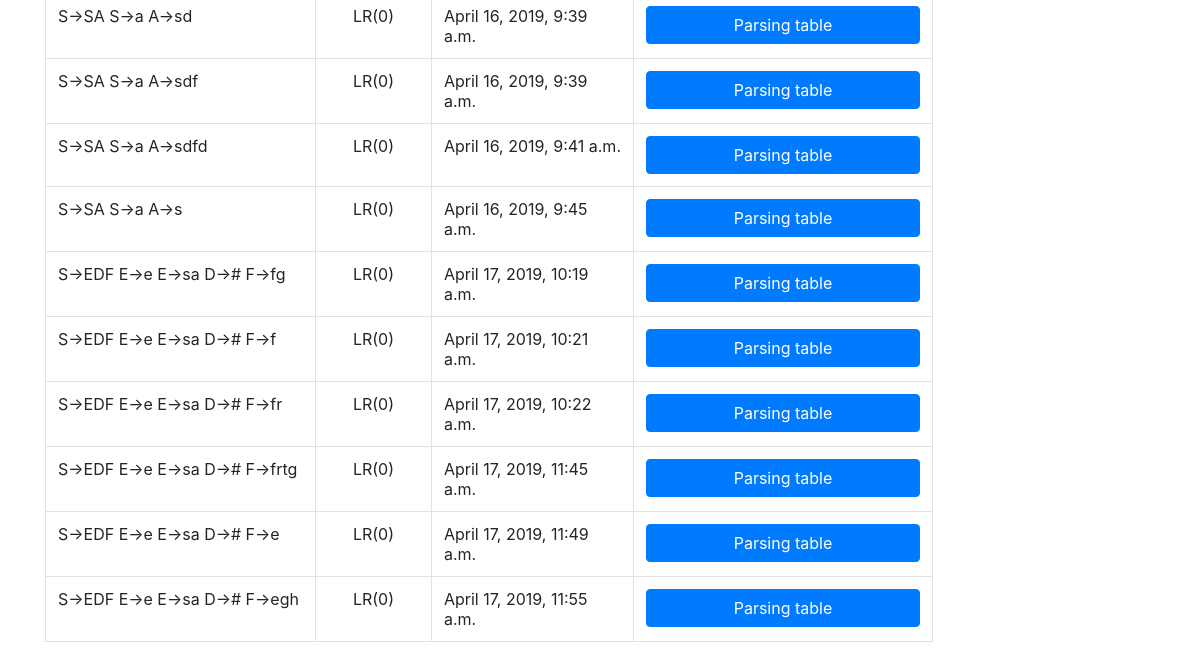
Page /user/ (signed in, lower part) on the earlier database version.
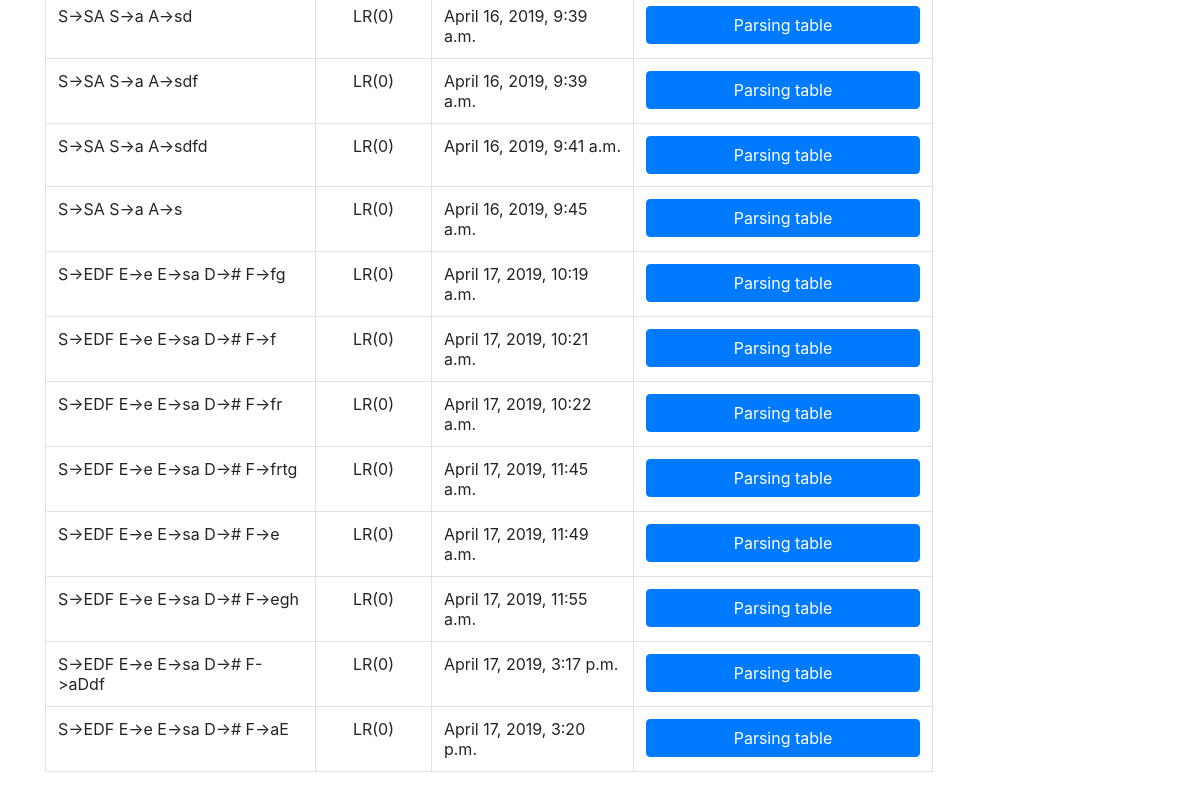
Same page on the later database version.
### main/models.py (models this page shows, shortened)
class Grammar(models.Model):
    grammar_productions = models.TextField()
    grammar_terminal_symbols = models.TextField()
    grammar_nonTerminal_symbols = models.TextField()
    grammar_first_set = models.TextField()
    grammar_follow_set = models.TextField()
    grammar_used_parser = models.CharField(max_length = 20)
    grammar_parsing_table_entries = models.TextField()
    grammar_user_submitter = models.ForeignKey(User, on_delete = models.CASCADE)
    grammar_timestamp = models.DateTimeField('Date submitted', default = timezone.now())

### main/views.py (the view)
# urls.py: path("user/", views.user_page, name = "user"),
def user_page(request):
    grammars_to_show = []
    for grammar_entry in Grammar.objects.all():
        if (grammar_entry.grammar_user_submitter == request.user):
            grammars_to_show.append(grammar_entry)
    return(render(request = request, template_name = "main/user_page.html", context = {"grammars": grammars_to_show}))

### main/templates/main/user_page.html (shortened to what this page needs)
{% extends "main/home.html" %}
{% load static %}
{% block content %}
    <br>
    <br>
    <table class="table table-bordered" style="width: 80%">
        {% for element in grammars %}
            <tr>
                <td>{{ element.grammar_productions }}</td>
                {% if element.grammar_used_parser == "lr0" %}
                    <td style="text-align: center;">LR(0)</td>
                {% elif element.grammar_used_parser == "slr0" %}
                    <td style="text-align: center;">SLR(0)</td>
                {% elif element.grammar_used_parser == "lr1" %}
                    <td style="text-align: center;">LR(1)</td>
                {% elif element.grammar_used_parser == "lalr1" %}
                    <td style="text-align: center;">LALR(1)</td>
                {% elif element.grammar_used_parser == "ll1" %}
                    <td style="text-align: center;">LL(1)</td>
                {% endif %}
                <td>{{ element.grammar_timestamp }}</td>
                <td><input class="btn btn-primary btn-user-page" value="Parsing table" onclick="window.location.href='/{{element.grammar_used_parser}}-parser/parsing-grammar-{{element.id}}/'"/></td>
            </tr>
        {% endfor %}
{% endblock %}

Differences in the rows shown:
added Grammar: grammar_productions "S->EDF E->e E->sa D-># F->aDdf", grammar_used_parser "LR(0)", grammar_timestamp "April 17, 2019, 3:17 p.m."
added Grammar: grammar_productions "S->EDF E->e E->sa D-># F->aE", grammar_used_parser "LR(0)", grammar_timestamp "April 17, 2019, 3:20 p.m."
